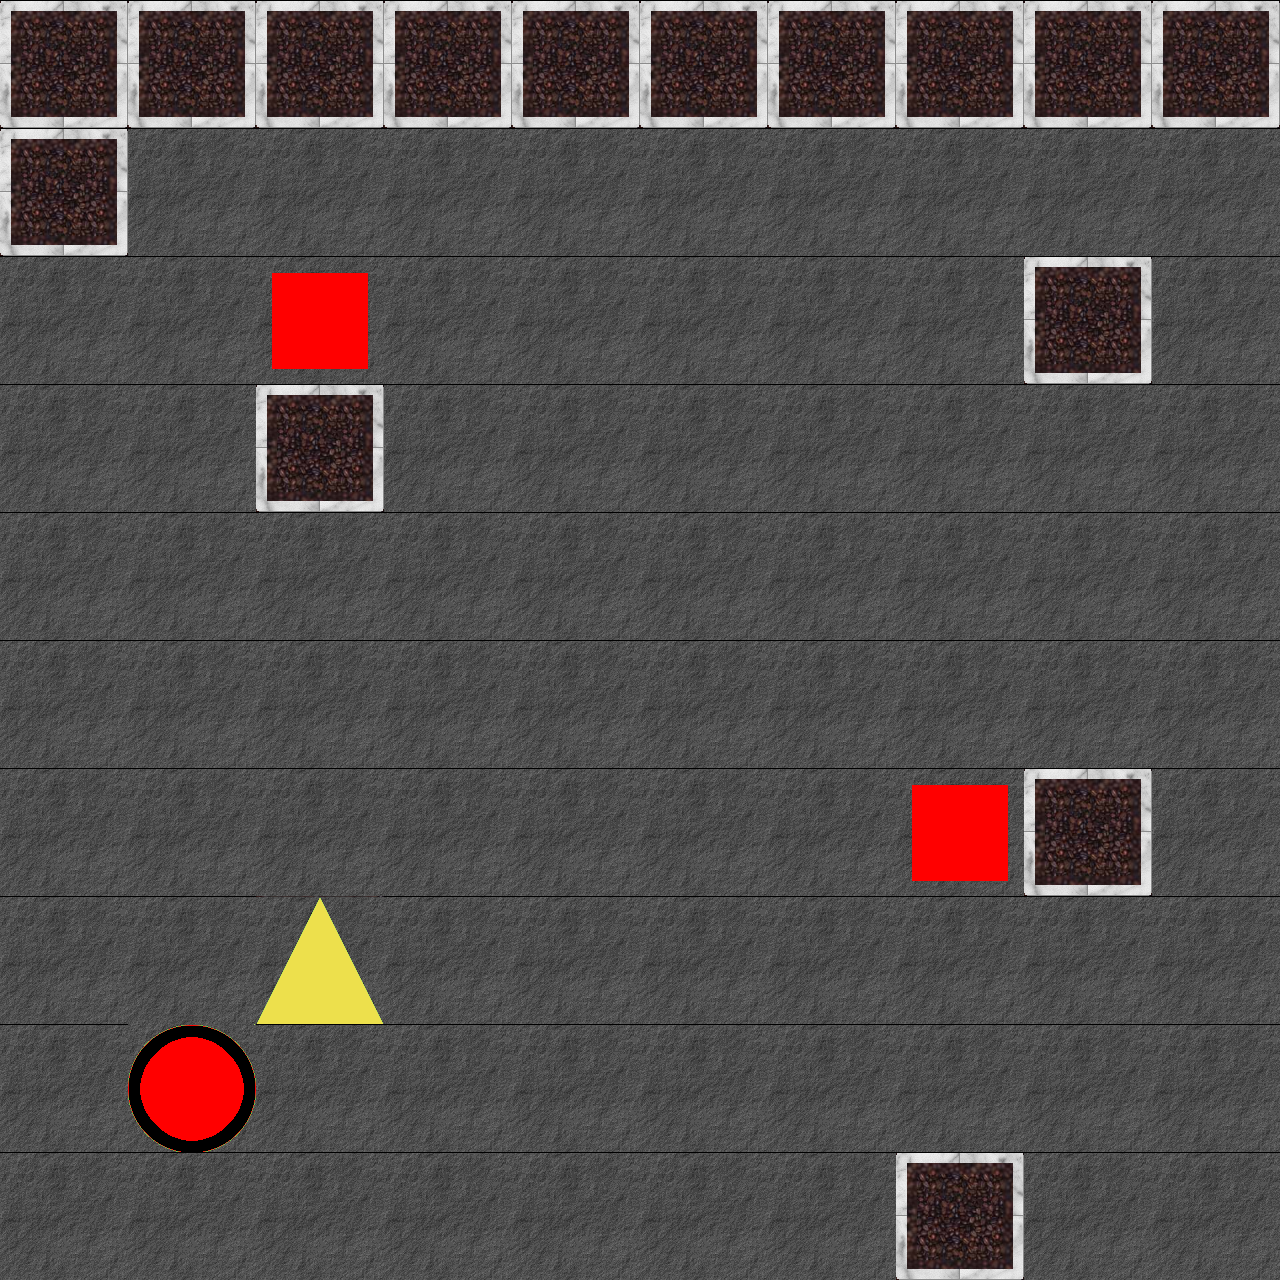

Below is a game level as drawn by its tile map, then a one-line description and the .tmx file that defines it, in full:
An orthogonal 10x10 tile map with 128x128 px tiles, 2 tile layers (tiles, blocks).

<map version="1.0" orientation="orthogonal" width="10" height="10" tilewidth="128" tileheight="128">
 <properties>
  <property name="minMoves" value="6" />
 </properties>
 <tileset firstgid="1" name="blocks&amp;tiles" tilewidth="128" tileheight="128">
  <image source="..\img\tiles_blocks.png" width="512" height="1024" />
 </tileset>
 <layer name="tiles" width="10" height="10">
  <data>
   <tile gid="3" />
   <tile gid="3" />
   <tile gid="3" />
   <tile gid="3" />
   <tile gid="3" />
   <tile gid="3" />
   <tile gid="3" />
   <tile gid="3" />
   <tile gid="3" />
   <tile gid="3" />
   <tile gid="3" />
   <tile gid="2" />
   <tile gid="2" />
   <tile gid="2" />
   <tile gid="2" />
   <tile gid="2" />
   <tile gid="2" />
   <tile gid="2" />
   <tile gid="2" />
   <tile gid="2" />
   <tile gid="2" />
   <tile gid="2" />
   <tile gid="2" />
   <tile gid="2" />
   <tile gid="2" />
   <tile gid="2" />
   <tile gid="2" />
   <tile gid="2" />
   <tile gid="3" />
   <tile gid="2" />
   <tile gid="2" />
   <tile gid="2" />
   <tile gid="3" />
   <tile gid="2" />
   <tile gid="2" />
   <tile gid="2" />
   <tile gid="2" />
   <tile gid="2" />
   <tile gid="2" />
   <tile gid="2" />
   <tile gid="2" />
   <tile gid="2" />
   <tile gid="2" />
   <tile gid="2" />
   <tile gid="2" />
   <tile gid="2" />
   <tile gid="2" />
   <tile gid="2" />
   <tile gid="2" />
   <tile gid="2" />
   <tile gid="2" />
   <tile gid="2" />
   <tile gid="2" />
   <tile gid="2" />
   <tile gid="2" />
   <tile gid="2" />
   <tile gid="2" />
   <tile gid="2" />
   <tile gid="2" />
   <tile gid="2" />
   <tile gid="2" />
   <tile gid="2" />
   <tile gid="2" />
   <tile gid="2" />
   <tile gid="2" />
   <tile gid="2" />
   <tile gid="2" />
   <tile gid="2" />
   <tile gid="3" />
   <tile gid="2" />
   <tile gid="2" />
   <tile gid="2" />
   <tile gid="7" />
   <tile gid="2" />
   <tile gid="2" />
   <tile gid="2" />
   <tile gid="2" />
   <tile gid="2" />
   <tile gid="2" />
   <tile gid="2" />
   <tile gid="2" />
   <tile gid="9" />
   <tile gid="2" />
   <tile gid="2" />
   <tile gid="2" />
   <tile gid="2" />
   <tile gid="2" />
   <tile gid="2" />
   <tile gid="2" />
   <tile gid="2" />
   <tile gid="2" />
   <tile gid="2" />
   <tile gid="2" />
   <tile gid="2" />
   <tile gid="2" />
   <tile gid="2" />
   <tile gid="2" />
   <tile gid="3" />
   <tile gid="2" />
   <tile gid="2" />
  </data>
 </layer>
 <layer name="blocks" width="10" height="10">
  <data>
   <tile gid="0" />
   <tile gid="0" />
   <tile gid="0" />
   <tile gid="0" />
   <tile gid="0" />
   <tile gid="0" />
   <tile gid="0" />
   <tile gid="0" />
   <tile gid="0" />
   <tile gid="0" />
   <tile gid="0" />
   <tile gid="0" />
   <tile gid="0" />
   <tile gid="0" />
   <tile gid="0" />
   <tile gid="0" />
   <tile gid="0" />
   <tile gid="0" />
   <tile gid="0" />
   <tile gid="0" />
   <tile gid="0" />
   <tile gid="0" />
   <tile gid="13" />
   <tile gid="0" />
   <tile gid="0" />
   <tile gid="0" />
   <tile gid="0" />
   <tile gid="0" />
   <tile gid="0" />
   <tile gid="0" />
   <tile gid="0" />
   <tile gid="0" />
   <tile gid="0" />
   <tile gid="0" />
   <tile gid="0" />
   <tile gid="0" />
   <tile gid="0" />
   <tile gid="0" />
   <tile gid="0" />
   <tile gid="0" />
   <tile gid="0" />
   <tile gid="0" />
   <tile gid="0" />
   <tile gid="0" />
   <tile gid="0" />
   <tile gid="0" />
   <tile gid="0" />
   <tile gid="0" />
   <tile gid="0" />
   <tile gid="0" />
   <tile gid="0" />
   <tile gid="0" />
   <tile gid="0" />
   <tile gid="0" />
   <tile gid="0" />
   <tile gid="0" />
   <tile gid="0" />
   <tile gid="0" />
   <tile gid="0" />
   <tile gid="0" />
   <tile gid="0" />
   <tile gid="0" />
   <tile gid="0" />
   <tile gid="0" />
   <tile gid="0" />
   <tile gid="0" />
   <tile gid="0" />
   <tile gid="13" />
   <tile gid="0" />
   <tile gid="0" />
   <tile gid="0" />
   <tile gid="0" />
   <tile gid="0" />
   <tile gid="0" />
   <tile gid="0" />
   <tile gid="0" />
   <tile gid="0" />
   <tile gid="0" />
   <tile gid="0" />
   <tile gid="0" />
   <tile gid="0" />
   <tile gid="0" />
   <tile gid="0" />
   <tile gid="0" />
   <tile gid="0" />
   <tile gid="0" />
   <tile gid="0" />
   <tile gid="0" />
   <tile gid="0" />
   <tile gid="0" />
   <tile gid="0" />
   <tile gid="0" />
   <tile gid="0" />
   <tile gid="0" />
   <tile gid="0" />
   <tile gid="0" />
   <tile gid="0" />
   <tile gid="0" />
   <tile gid="0" />
   <tile gid="0" />
  </data>
 </layer>
</map>
